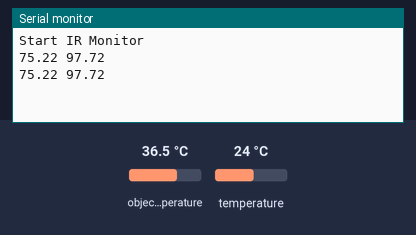
The sketch below on a simulated Arduino Uno, built with avr-gcc and run on an emulated ATmega328P. On the bench: the last lines printed to the serial monitor. Inputs (shaded band) come from the test bench; at power-on: object temperature 36.5 °C, temperature 24 °C.

Above: at 1.8 s.
1.9 s: object temperature set to 20 °C
At 2.8 s:
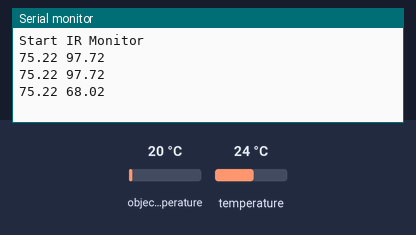
3.4 s: temperature set to 12 °C
At 4.7 s:
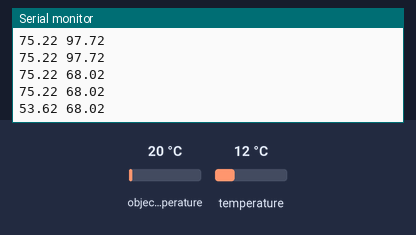
4.9 s: object temperature set to 26 °C
At 5.5 s:
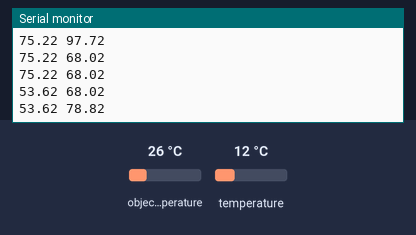
Timing chart, 0 to 7.9 s (numbered marks = the images above; inputs shaded):
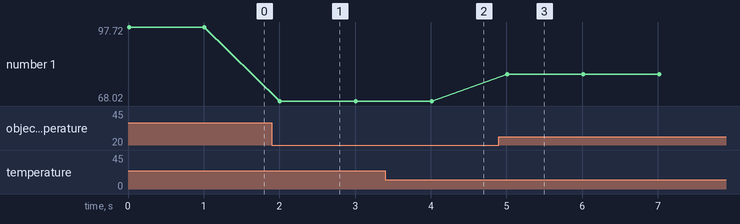

Measured:
- after the input at 1.9 s, the serial monitor: prints a new line after 0.11 s (image 1)
- after the input at 3.4 s, the serial monitor: prints a new line after 0.61 s (image 2)
- after the input at 4.9 s, the serial monitor: prints a new line after 0.11 s (image 3)
- plotted number 1: 97.72 → 68.02 after the input at 1.9 s, 68.02 → 78.82 after the input at 4.9 s

The sketch:

uno_test.ino
```cpp
/* This code works with MLX90614 (GY906) and LCD ic screen
 * It measures both ambient and object temperature in Celsius and display it on the screen
 * Please visit www.surtrtech.com for more details
 */
#include <Adafruit_MLX90614.h>

Adafruit_MLX90614 mlx = Adafruit_MLX90614();

void setup() {

  Serial.begin(9600);
  Serial.println("Start IR Monitor");
  mlx.begin();

}

void loop() {
 Serial.print(String(mlx.readAmbientTempF(),2)+" "+String(mlx.readObjectTempF(),2));
 Serial.println();
 delay(1000);

}
```
